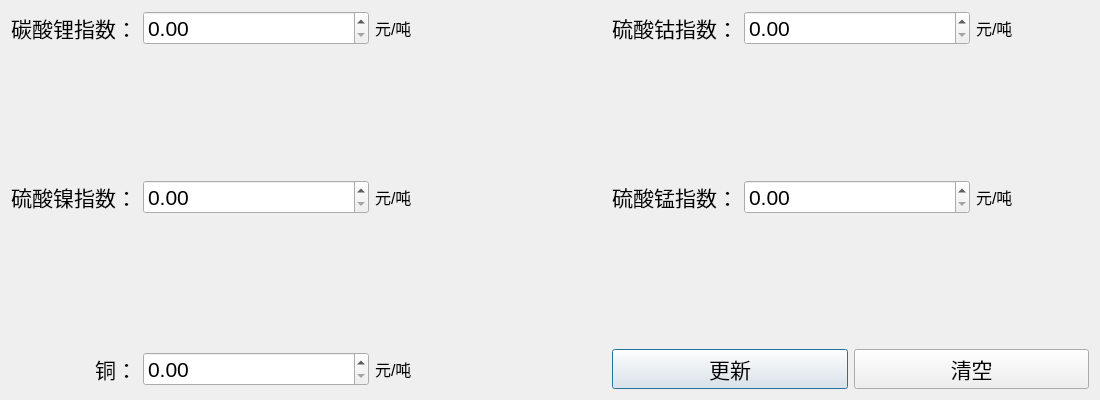
<?xml version="1.0" encoding="UTF-8"?>
<ui version="4.0">
 <class>metalPriceDialog</class>
 <widget class="QDialog" name="metalPriceDialog">
  <property name="geometry">
   <rect>
    <x>0</x>
    <y>0</y>
    <width>1100</width>
    <height>400</height>
   </rect>
  </property>
  <property name="minimumSize">
   <size>
    <width>1100</width>
    <height>400</height>
   </size>
  </property>
  <property name="maximumSize">
   <size>
    <width>1100</width>
    <height>400</height>
   </size>
  </property>
  <property name="windowTitle">
   <string>Dialog</string>
  </property>
  <layout class="QGridLayout" name="gridLayout_2">
   <item row="0" column="0">
    <layout class="QGridLayout" name="gridLayout" rowstretch="4,1,4,1,4" columnstretch="1,2,1,1,1,2,1">
     <item row="2" column="5">
      <widget class="QDoubleSpinBox" name="mnPrice_spinBox">
       <property name="font">
        <font>
         <pointsize>16</pointsize>
        </font>
       </property>
       <property name="maximum">
        <double>9999999.990000000223517</double>
       </property>
      </widget>
     </item>
     <item row="2" column="0">
      <widget class="QLabel" name="label_2">
       <property name="font">
        <font>
         <pointsize>16</pointsize>
        </font>
       </property>
       <property name="text">
        <string>&lt;html&gt;&lt;head/&gt;&lt;body&gt;&lt;p&gt;硫酸镍指数：&lt;/p&gt;&lt;/body&gt;&lt;/html&gt;</string>
       </property>
       <property name="alignment">
        <set>Qt::AlignRight|Qt::AlignTrailing|Qt::AlignVCenter</set>
       </property>
      </widget>
     </item>
     <item row="2" column="2">
      <widget class="QLabel" name="label_9">
       <property name="font">
        <font>
         <pointsize>12</pointsize>
        </font>
       </property>
       <property name="text">
        <string>&lt;html&gt;&lt;head/&gt;&lt;body&gt;&lt;p&gt;元/吨&lt;/p&gt;&lt;/body&gt;&lt;/html&gt;</string>
       </property>
      </widget>
     </item>
     <item row="0" column="1">
      <widget class="QDoubleSpinBox" name="liPrice_spinBox">
       <property name="font">
        <font>
         <pointsize>16</pointsize>
        </font>
       </property>
       <property name="maximum">
        <double>9999999.990000000223517</double>
       </property>
      </widget>
     </item>
     <item row="0" column="2">
      <widget class="QLabel" name="label_7">
       <property name="font">
        <font>
         <pointsize>12</pointsize>
        </font>
       </property>
       <property name="text">
        <string>&lt;html&gt;&lt;head/&gt;&lt;body&gt;&lt;p&gt;元/吨&lt;/p&gt;&lt;/body&gt;&lt;/html&gt;</string>
       </property>
      </widget>
     </item>
     <item row="2" column="6">
      <widget class="QLabel" name="label_11">
       <property name="font">
        <font>
         <pointsize>12</pointsize>
        </font>
       </property>
       <property name="text">
        <string>&lt;html&gt;&lt;head/&gt;&lt;body&gt;&lt;p&gt;元/吨&lt;/p&gt;&lt;/body&gt;&lt;/html&gt;</string>
       </property>
      </widget>
     </item>
     <item row="0" column="0">
      <widget class="QLabel" name="label">
       <property name="font">
        <font>
         <pointsize>16</pointsize>
        </font>
       </property>
       <property name="text">
        <string>&lt;html&gt;&lt;head/&gt;&lt;body&gt;&lt;p&gt;碳酸锂指数：&lt;/p&gt;&lt;/body&gt;&lt;/html&gt;</string>
       </property>
       <property name="alignment">
        <set>Qt::AlignRight|Qt::AlignTrailing|Qt::AlignVCenter</set>
       </property>
      </widget>
     </item>
     <item row="4" column="0">
      <widget class="QLabel" name="label_3">
       <property name="font">
        <font>
         <pointsize>16</pointsize>
        </font>
       </property>
       <property name="text">
        <string>&lt;html&gt;&lt;head/&gt;&lt;body&gt;&lt;p&gt;铜：&lt;/p&gt;&lt;/body&gt;&lt;/html&gt;</string>
       </property>
       <property name="alignment">
        <set>Qt::AlignRight|Qt::AlignTrailing|Qt::AlignVCenter</set>
       </property>
      </widget>
     </item>
     <item row="0" column="4">
      <widget class="QLabel" name="label_4">
       <property name="font">
        <font>
         <pointsize>16</pointsize>
        </font>
       </property>
       <property name="text">
        <string>&lt;html&gt;&lt;head/&gt;&lt;body&gt;&lt;p&gt;硫酸钴指数：&lt;/p&gt;&lt;/body&gt;&lt;/html&gt;</string>
       </property>
       <property name="alignment">
        <set>Qt::AlignRight|Qt::AlignTrailing|Qt::AlignVCenter</set>
       </property>
      </widget>
     </item>
     <item row="4" column="1">
      <widget class="QDoubleSpinBox" name="cuPrice_spinBox">
       <property name="font">
        <font>
         <pointsize>16</pointsize>
        </font>
       </property>
       <property name="maximum">
        <double>9999999.990000000223517</double>
       </property>
      </widget>
     </item>
     <item row="0" column="5">
      <widget class="QDoubleSpinBox" name="coPrice_spinBox">
       <property name="font">
        <font>
         <pointsize>16</pointsize>
        </font>
       </property>
       <property name="maximum">
        <double>9999999.990000000223517</double>
       </property>
      </widget>
     </item>
     <item row="4" column="2">
      <widget class="QLabel" name="label_10">
       <property name="font">
        <font>
         <pointsize>12</pointsize>
        </font>
       </property>
       <property name="text">
        <string>&lt;html&gt;&lt;head/&gt;&lt;body&gt;&lt;p&gt;元/吨&lt;/p&gt;&lt;/body&gt;&lt;/html&gt;</string>
       </property>
      </widget>
     </item>
     <item row="2" column="4">
      <widget class="QLabel" name="label_5">
       <property name="font">
        <font>
         <pointsize>16</pointsize>
        </font>
       </property>
       <property name="text">
        <string>&lt;html&gt;&lt;head/&gt;&lt;body&gt;&lt;p&gt;硫酸锰指数：&lt;/p&gt;&lt;/body&gt;&lt;/html&gt;</string>
       </property>
       <property name="alignment">
        <set>Qt::AlignRight|Qt::AlignTrailing|Qt::AlignVCenter</set>
       </property>
      </widget>
     </item>
     <item row="4" column="3">
      <spacer name="horizontalSpacer_3">
       <property name="orientation">
        <enum>Qt::Horizontal</enum>
       </property>
       <property name="sizeHint" stdset="0">
        <size>
         <width>40</width>
         <height>20</height>
        </size>
       </property>
      </spacer>
     </item>
     <item row="0" column="6">
      <widget class="QLabel" name="label_8">
       <property name="font">
        <font>
         <pointsize>12</pointsize>
        </font>
       </property>
       <property name="text">
        <string>&lt;html&gt;&lt;head/&gt;&lt;body&gt;&lt;p&gt;元/吨&lt;/p&gt;&lt;/body&gt;&lt;/html&gt;</string>
       </property>
      </widget>
     </item>
     <item row="0" column="3">
      <spacer name="horizontalSpacer">
       <property name="orientation">
        <enum>Qt::Horizontal</enum>
       </property>
       <property name="sizeHint" stdset="0">
        <size>
         <width>40</width>
         <height>20</height>
        </size>
       </property>
      </spacer>
     </item>
     <item row="2" column="1">
      <widget class="QDoubleSpinBox" name="niPrice_spinBox">
       <property name="font">
        <font>
         <pointsize>16</pointsize>
        </font>
       </property>
       <property name="maximum">
        <double>9999999.990000000223517</double>
       </property>
      </widget>
     </item>
     <item row="4" column="4" colspan="3">
      <layout class="QHBoxLayout" name="horizontalLayout">
       <item>
        <widget class="QPushButton" name="update_btn">
         <property name="font">
          <font>
           <pointsize>16</pointsize>
          </font>
         </property>
         <property name="text">
          <string>更新</string>
         </property>
        </widget>
       </item>
       <item>
        <widget class="QPushButton" name="clear_btn">
         <property name="font">
          <font>
           <pointsize>16</pointsize>
          </font>
         </property>
         <property name="text">
          <string>清空</string>
         </property>
        </widget>
       </item>
      </layout>
     </item>
     <item row="2" column="3">
      <spacer name="horizontalSpacer_2">
       <property name="orientation">
        <enum>Qt::Horizontal</enum>
       </property>
       <property name="sizeHint" stdset="0">
        <size>
         <width>40</width>
         <height>20</height>
        </size>
       </property>
      </spacer>
     </item>
     <item row="1" column="4" colspan="3">
      <spacer name="verticalSpacer_3">
       <property name="orientation">
        <enum>Qt::Vertical</enum>
       </property>
       <property name="sizeHint" stdset="0">
        <size>
         <width>20</width>
         <height>40</height>
        </size>
       </property>
      </spacer>
     </item>
     <item row="3" column="4" colspan="3">
      <spacer name="verticalSpacer_4">
       <property name="orientation">
        <enum>Qt::Vertical</enum>
       </property>
       <property name="sizeHint" stdset="0">
        <size>
         <width>20</width>
         <height>40</height>
        </size>
       </property>
      </spacer>
     </item>
     <item row="1" column="0" colspan="4">
      <spacer name="verticalSpacer">
       <property name="orientation">
        <enum>Qt::Vertical</enum>
       </property>
       <property name="sizeHint" stdset="0">
        <size>
         <width>20</width>
         <height>40</height>
        </size>
       </property>
      </spacer>
     </item>
     <item row="3" column="0" colspan="4">
      <spacer name="verticalSpacer_2">
       <property name="orientation">
        <enum>Qt::Vertical</enum>
       </property>
       <property name="sizeHint" stdset="0">
        <size>
         <width>20</width>
         <height>40</height>
        </size>
       </property>
      </spacer>
     </item>
    </layout>
   </item>
  </layout>
 </widget>
 <resources/>
 <connections/>
</ui>
